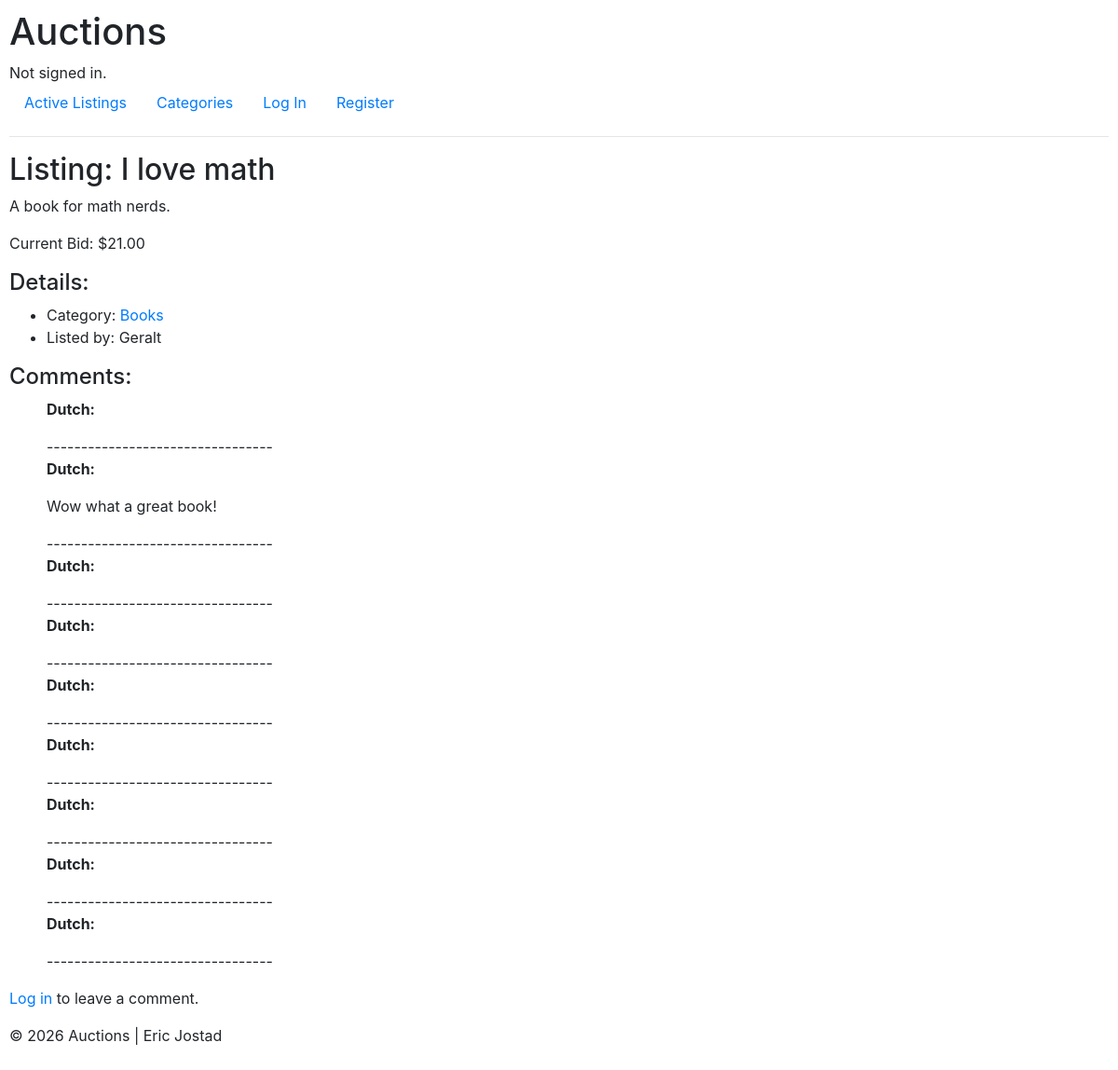
Page /listing/36/I love math on the earlier database version.
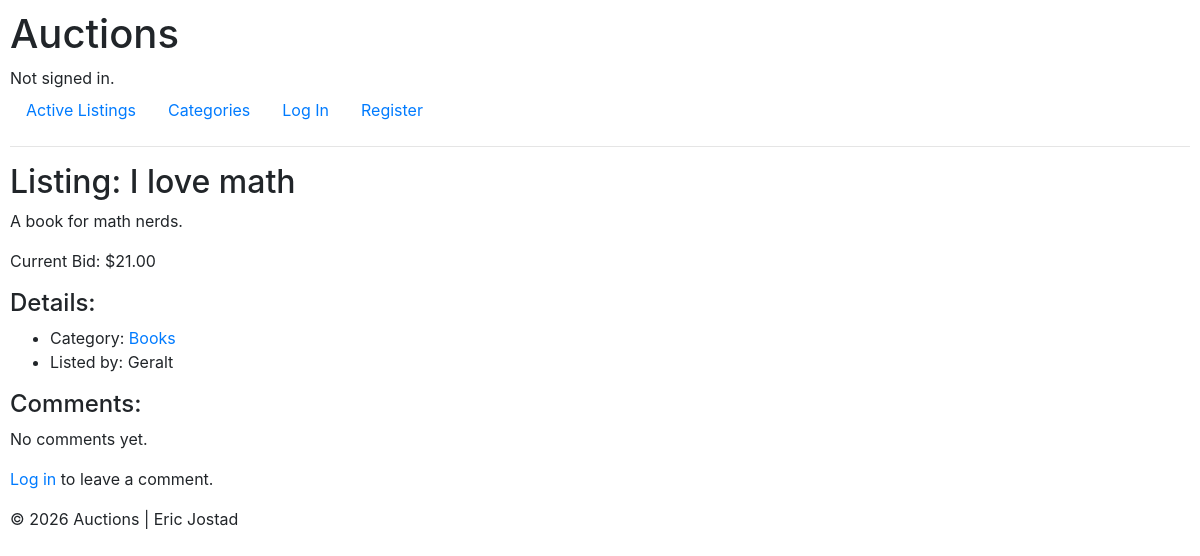
Same page on the later database version.
### auctions/models.py (models this page shows)
class Auction(models.Model):
    user = models.ForeignKey(User, on_delete=models.CASCADE)
    title = models.CharField(max_length=150)
    description = models.TextField(
        validators=[MinLengthValidator(20), MaxLengthValidator(1000)])
    starting_bid = models.DecimalField(
        max_digits=10, decimal_places=2, validators=[MinValueValidator(Decimal("0.01"))])
    image_url = models.URLField(blank=True)
    category = models.CharField(
        max_length=64)

class Bid(models.Model):
    user = models.ForeignKey(User, on_delete=models.CASCADE)
    auction = models.ForeignKey(Auction, on_delete=models.CASCADE)
    bid_amount = models.DecimalField(
        max_digits=10, decimal_places=2, validators=[MinValueValidator(Decimal("0.01"))])

class User(AbstractUser):
    pass

class Comment(models.Model):
    user = models.ForeignKey(User, on_delete=models.CASCADE)
    auction = models.ForeignKey(Auction, on_delete=models.CASCADE)
    content = models.TextField(blank=True)

### auctions/views.py (the view, shortened to what this page needs)
# urls.py: path("listing/<int:auction_id>/<str:auction_title>",
def listing(request, auction_id, auction_title):
    auction = Auction.objects.get(pk=auction_id)
    comments = Comment.objects.filter(auction=auction)
    highest_bid = Bid.objects.filter(
        auction=auction).order_by('-bid_amount').first()
    bid_form = BidForm()
    comment_form = CommentForm()
    if request.user.is_authenticated:
        is_watching = Watchlist.objects.filter(
            user=request.user, auction=auction).exists()
    else:
        is_watching = False
    return render(request, "auctions/listing.html", {
        "auction": auction,
        "auction_title": auction_title,
        "is_watching": is_watching,
        "bid_form": bid_form,
        "comment_form": comment_form,
        "comments": comments,
        "highest_bid": highest_bid
    })

### auctions/templates/auctions/listing.html (shortened to what this page needs)
{% extends "auctions/layout.html" %}
{% block body %}
    <h2>Listing: {{ auction.title }}</h2>
    <p>{{ auction.description }}</p>
    {% if highest_bid %}
        <p>Current Bid: ${{ highest_bid.bid_amount }}</p>
    {% else %}
        <p>Starting Bid: ${{ auction.starting_bid }}</p>
    {% endif %}
    <h4>Details:</h4>
    <ul>
        <li>Category: <a href="{% url 'auctions:category' auction.category %}">{{ auction.category }}</a></li>
        <li>Listed by: {{ auction.user.username }}</li>
    </ul>
<h4>Comments:</h4>
    {% if comments %}
        <ul>
            {% for comment in comments %}
                <p><strong>{{ comment.user.username }}:</strong></p>
                <p>{{ comment.content }}</p>
                ---------------------------------
            {% endfor %}
        </ul>
    {% else %}
        <p>No comments yet.</p>
    {% endif %}
    {% if user.is_authenticated %}
        <form action="{% url 'auctions:listing' auction.id auction.title %}" method="post">
            {% csrf_token %}
            {{ comment_form }}
            <input type="hidden" name="auction_id" value="{{ auction.id }}">
            <input type="submit" value="Submit Comment">
        </form>
    {% else %}
        <p><a href="{% url 'auctions:login' %}">Log in</a> to leave a comment.</p>
    {% endif %}
{% endblock %}

### auctions/templates/auctions/layout.html (shortened to what this page needs)
{% load static %}
<!DOCTYPE html>
<html lang="en">
    <head>
        <link rel="stylesheet" href="https://stackpath.bootstrapcdn.com/bootstrap/4.4.1/css/bootstrap.min.css">
        <link href="{% static 'auctions/styles.css' %}" rel="stylesheet">
    </head>
    <body>
        <h1>Auctions</h1>
        <div>
            {% if user.is_authenticated %}
                Signed in as <strong>{{ user.username }}</strong>.
            {% else %}
                Not signed in.
            {% endif %}
        </div>
        <ul class="nav">
            <li class="nav-item">
                <a class="nav-link" href="{% url 'auctions:index' %}">Active Listings</a>
            </li>
            <li class="nav-item">
                <a class="nav-link" href="{% url 'auctions:categories' %}">Categories</a>
            </li>
            {% if user.is_authenticated %}
                <li class="nav-item">
                    <a class="nav-link" href="{% url 'auctions:create_listing' %}">Create Listing</a>
                </li>
                <li class="nav-item">
                    <a class="nav-link" href="{% url 'auctions:watchlist' %}">Watchlist</a>
                </li>
                <li class="nav-item">
                    <a class="nav-link" href="{% url 'auctions:logout' %}">Log Out</a>
                </li>
            {% else %}
                <li class="nav-item">
                    <a class="nav-link" href="{% url 'auctions:login' %}">Log In</a>
                </li>
                <li class="nav-item">
                    <a class="nav-link" href="{% url 'auctions:register' %}">Register</a>
                </li>
            {% endif %}
        </ul>
        <hr>
        {% block body %}
        {% endblock %}
    </body>
    <footer>
        {% block footer %}
        <p>&copy; 2026 Auctions | Eric Jostad</p>
        {% endblock %}
    </footer>
</html>

### auctions/static/auctions/styles.css (style rules this page uses)
body { padding: 10px; }

Differences in the rows shown:
removed Comment: user.username "Dutch"
removed Comment: user.username "Dutch", content "Wow what a great book!"
removed Comment: user.username "Dutch"
removed Comment: user.username "Dutch"
removed Comment: user.username "Dutch"
removed Comment: user.username "Dutch"
removed Comment: user.username "Dutch"
removed Comment: user.username "Dutch"
removed Comment: user.username "Dutch"
Other differences:
text now shown: "No comments yet."
